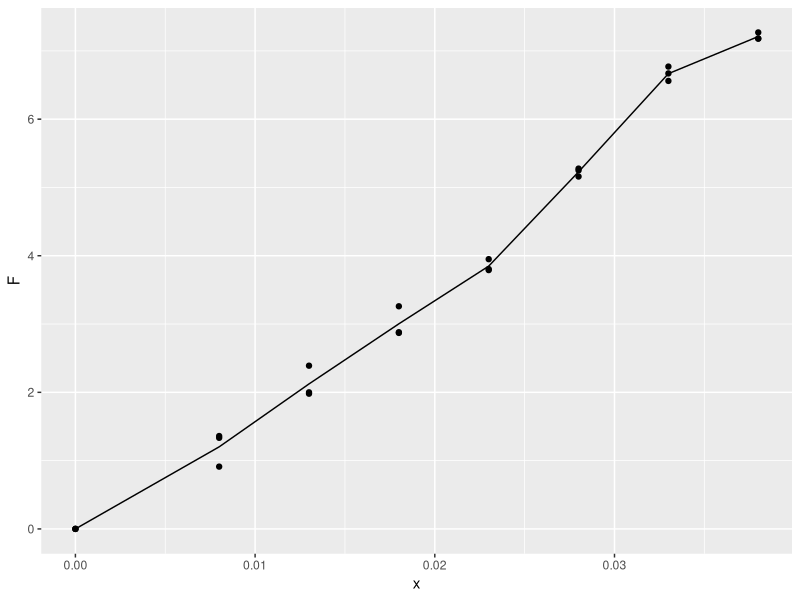

Write the R code that produced this figure.
library(ggplot2)
library(dplyr)

raw <- read.csv('newwork.csv',header=TRUE)
data <- tibble(raw)

fig <- ggplot(data,aes(x=x,y=F))+
    geom_point()+
    stat_summary(fun=mean,geom="line",aes(group=1))

library(pracma)
print(trapz(data$x,data$F))
